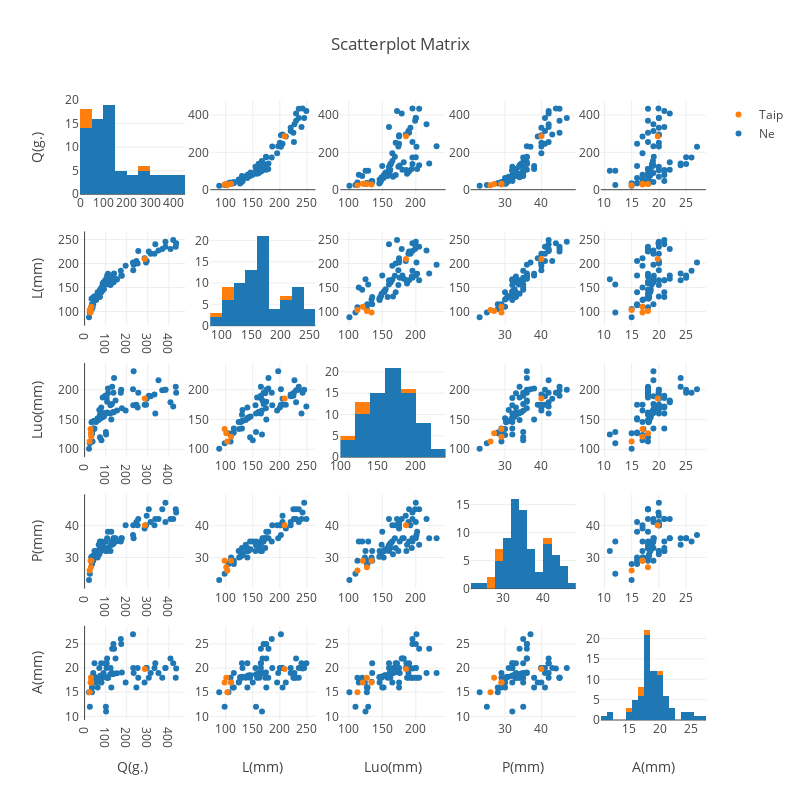

Notebook code for this chart:
### Code cell
RatPyV2 = data_all.iloc[:, [5, 6, 7, 8, 9, 13]]
RatPyV2
fig = ff.create_scatterplotmatrix(RatPyV2, diag='histogram', index='RatPyV2', height=800, width=800)
plotly.offline.iplot(fig, filename='Histograms along Diagonal Subplots')
